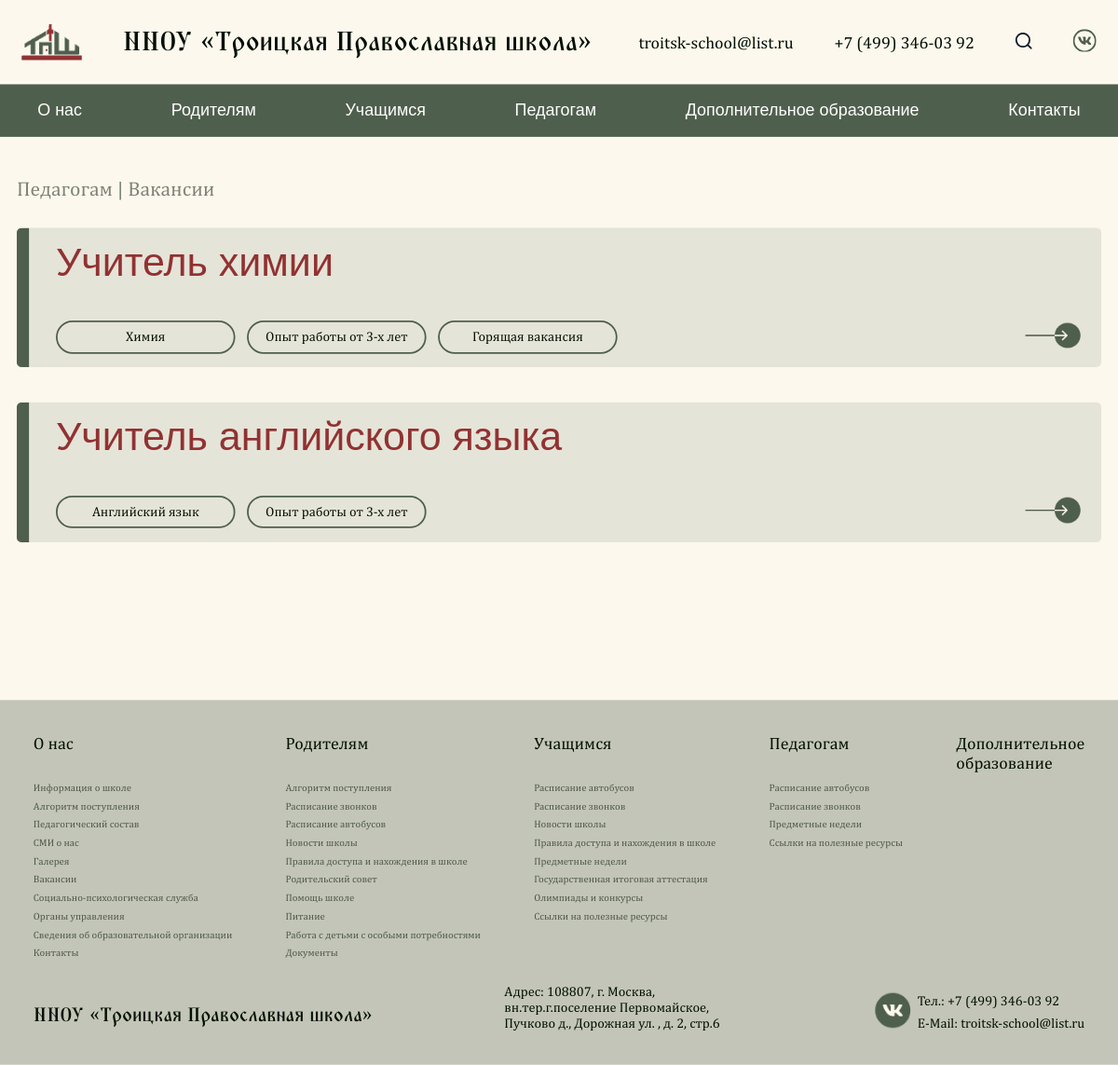
The app's page /vacancy/, older data.
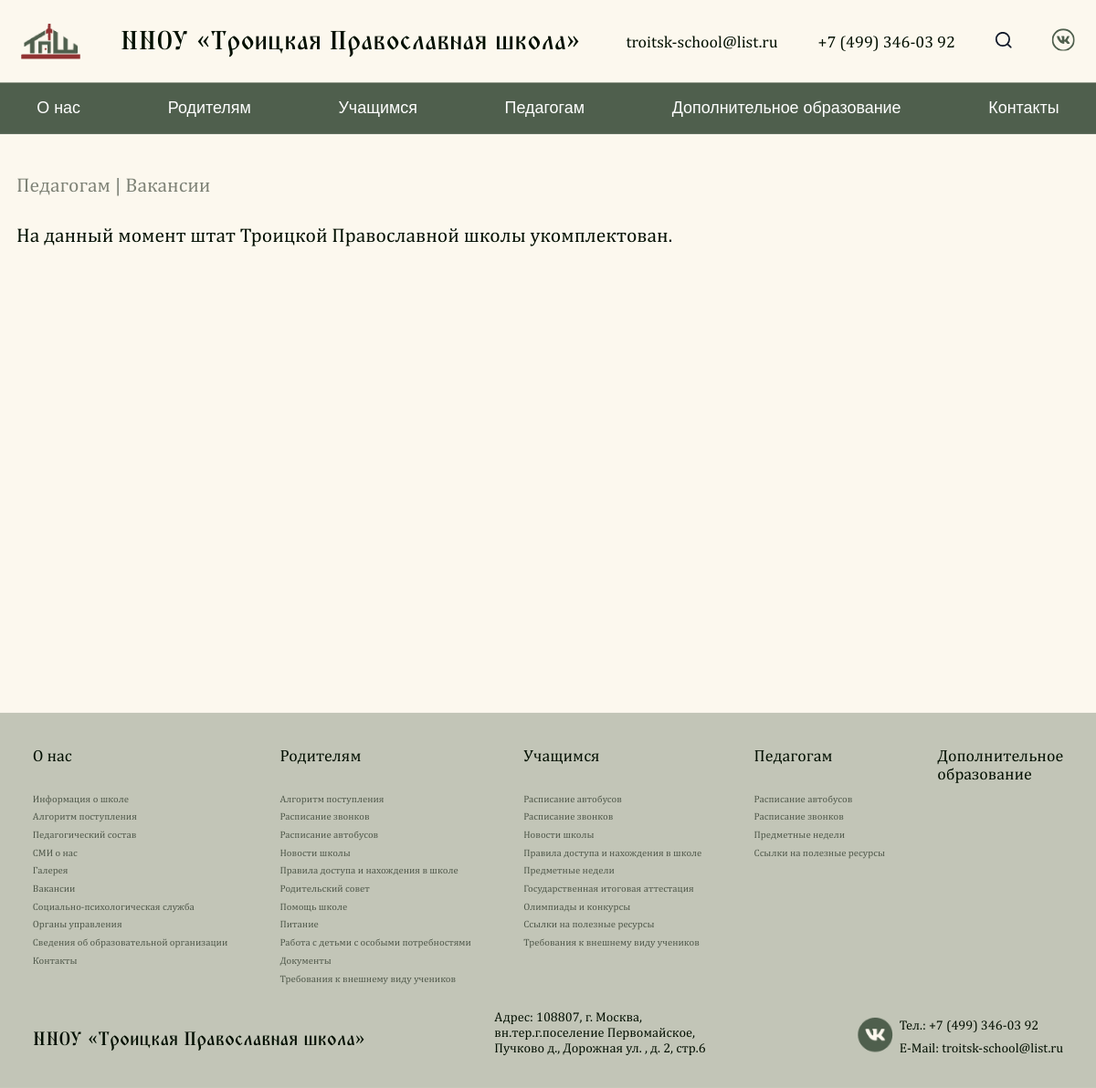
The same page, newer data.
### pages/models.py (models this page shows, shortened)
class Vacancy(models.Model):
  title = models.CharField("Название", max_length=200)
  url = models.URLField("URL ссылки", null=True, blank=True)
  class Meta:
    verbose_name = "Вакансия"
    verbose_name_plural = "Вакансии"

class VacancyTag(models.Model):
  vacancy = models.ForeignKey(Vacancy, on_delete=models.CASCADE, related_name='tags', verbose_name="Тег вакансии")
  name = models.CharField("Название", max_length=100)
  class Meta:
    verbose_name = "Тег вакансии"
    verbose_name_plural = "Теги вакансий"

class GenericPageB(models.Model):
  COLOR_CHOICES = [
    ('#913232', 'Красный'),
    ('#4F5F4D', 'Зелёный'),
  ]
  show_in_nav = models.BooleanField("Показать страницу в навигации?", default=False)
  category = models.ForeignKey(GenericPageCategory, verbose_name="Категория", on_delete=models.CASCADE, related_name="pages_b", null=True, blank=True)
  path = models.CharField("Путь к странице", max_length=800, null=True, blank=True)
  page_title = models.CharField("Название страницы", max_length=2000)
  description = models.TextField("Описание", max_length=20000)
  title_color = models.CharField("Цвет заголовка", max_length=7, choices=COLOR_CHOICES, default='#913232')
  is_navigational = models.BooleanField("Является ли страницей навигации?", default=False)
  class Meta:
    verbose_name = "Страница типа 'Б'"
    verbose_name_plural = "Страницы типа 'Б'"

### pages/views.py (the view)
# urls.py: path('vacancy/', vacancy_page, name="page_vacancy"),
def vacancy_page(request):
  main_page_info = MainPage.objects.all()[0]
  contacts = Contact.objects.all()[0]
  vacancies = Vacancy.objects.all()
  page_for_nav_a = GenericPageA.objects.all().filter(show_in_nav=True)
  page_for_nav_b = GenericPageB.objects.all().filter(show_in_nav=True)
  context = {
      'main_page_info': main_page_info,
      'contacts': contacts,
      'vacancies': vacancies,
      'page_for_nav_a': page_for_nav_a,
      'page_for_nav_b': page_for_nav_b,
  }
  return render(request, 'vacancy.html', context)

### pages/templates/vacancy.html (shortened to what this page needs)
{% extends 'generics/base.html' %}
{% load static %}
{% block content %}
<div class="container">
  <h2 class="generic-subtitle">
    <a href="{% url 'page_type_b' 12 %}" class="generic-breadcrumb generic-subtitle">Педагогам</a> | Вакансии
  </h2>
  {% if vacancies %}
  <div class="vacancy-list">
    {% for vacancy in vacancies %}
    <a href="{{ vacancy.url }}" class="vacancy-item">
      <img src="{% static 'assets/link_arrow.png' %}" alt="Иконка перехода по ссылке" style="width: 66px;">
      <h3 class="generic-title" style="margin-bottom: 42px;">{{ vacancy.title }}</h3>
      <div class="vacancy-tags">
        {% for tag in vacancy.tags.all %}
        <div class="generic-category-item">{{ tag.name }}</div>
        {% endfor %}
      </div>
    </a>
    {% endfor %}
  </div>
  {% else %}
  <div class="about-school-page-content" style="margin-bottom: 570px;">
    На данный момент штат Троицкой Православной школы укомплектован.
  </div>
  {% endif %}
</div>
{% endblock %}

### pages/templates/generics/_footer.html (shortened to what the changed rows need)
{% load static %}
<footer class="footer">
  <div class="container">
    <div class="footer-colums">
      <div class="footer__columns">
        {% for page in page_for_nav_b %}
        {% if page.category.name == 'Родителям' %}
        <p><a class="footer__text" href="{% url 'page_type_b' page.id %}">{{ page.page_title }}</a></p>
        {% endif %}
        {% endfor %}
      </div>
      <div class="footer__columns">
        {% for page in page_for_nav_b %}
        {% if page.category.name == 'Учащимся' %}
        <p><a class="footer__text" href="{% url 'page_type_b' page.id %}">{{ page.page_title }}</a></p>
        {% endif %}
        {% endfor %}
      </div>
    </div>
  </div>
</footer>

Row changes from the older to the newer data that the page shows:
removed Vacancy: title "Учитель химии"
removed VacancyTag: name "Химия", shown under "Учитель химии"
removed VacancyTag: name "Опыт работы от 3-х лет", shown under "Учитель химии"
removed VacancyTag: name "Горящая вакансия", shown under "Учитель химии"
removed Vacancy: title "Учитель английского языка"
removed VacancyTag: name "Английский язык", shown under "Учитель английского языка"
removed VacancyTag: name "Опыт работы от 3-х лет", shown under "Учитель английского языка"
added GenericPageB: page_title "Требования к внешнему виду учеников", shown under "Педагогам| Вакансии"
added GenericPageB: page_title "Требования к внешнему виду учеников"
Text that changed along with them:
text now shown: "На данный момент штат Троицкой Православной школы укомплектован."
